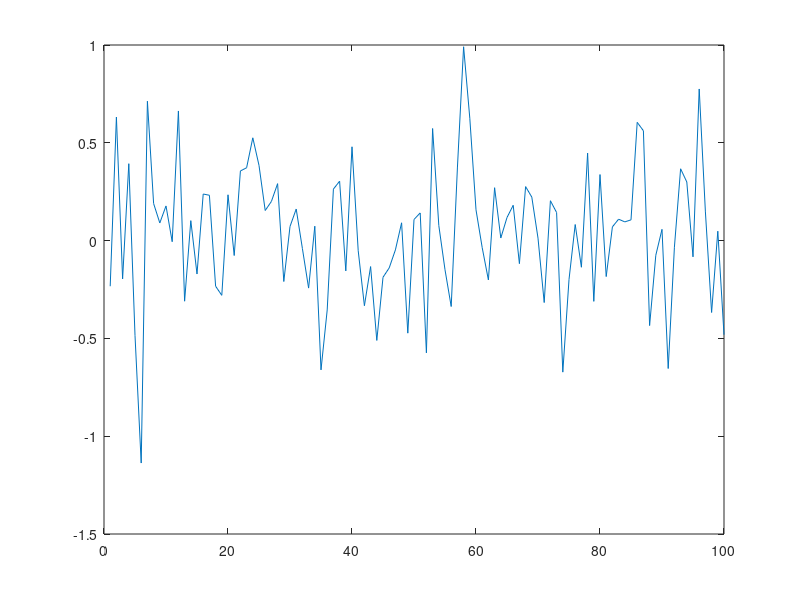

This figure's MATLAB source:
N=10;%N=10,30,50,100,200

x=[];

for i=1:N
  x1=randn(1,100); %產生100點的高斯隨機訊號樣本，平均值=0
  x=[x;x1];
end

aver=mean(x); %求N個樣本的平均

plot(aver)

